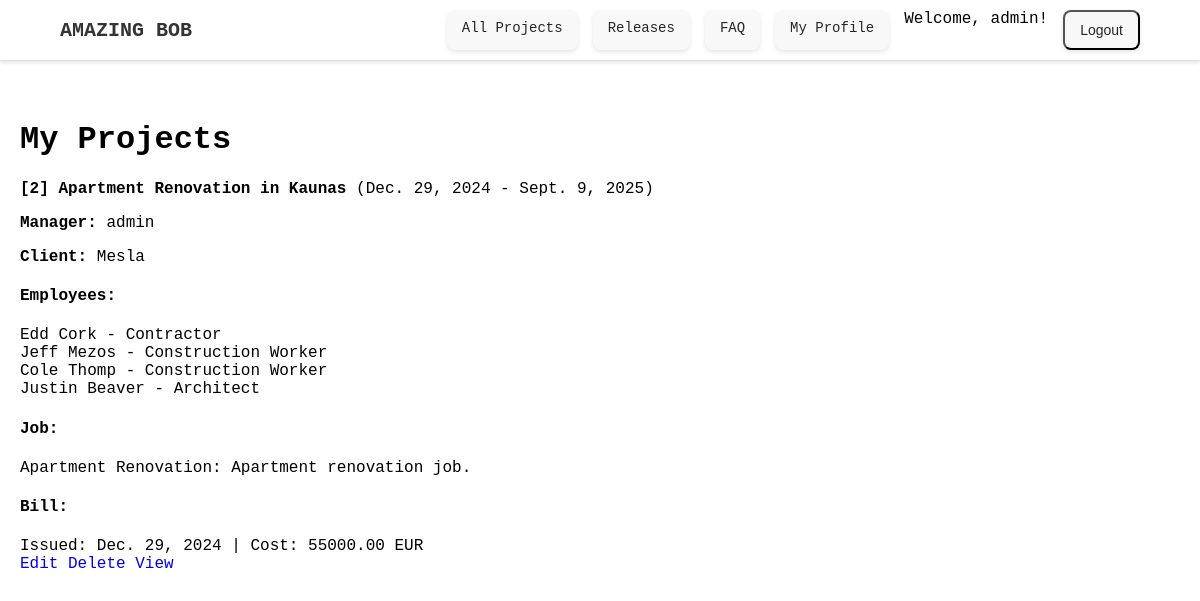
The app's page /home/user_projects/ (signed in) with its own data.
### phandling/models.py (models this page shows, shortened)
class Project(models.Model):
    title = models.CharField(max_length=255)
    start_date = models.DateField()
    end_date = models.DateField(blank=True, null=True)
    client = models.ForeignKey('Client', on_delete=models.CASCADE)
    manager = models.ForeignKey(User, on_delete=models.SET_NULL, null=True)
    employees = models.ManyToManyField('Employee')  # employees can work on multiple projects.
    jobs = models.ForeignKey('Job', on_delete=models.CASCADE)  # each job is tied to a single project.
    bills = models.ForeignKey('Bill', on_delete=models.CASCADE)  # each bill is tied to a single project.

class Client(models.Model):
    name = models.CharField(max_length=100)
    surname = models.CharField(max_length=100)
    company = models.CharField(max_length=255, blank=True, null=True)
    contacts = models.TextField(blank=True, null=True)

class Employee(models.Model):
    name = models.CharField(max_length=100)
    surname = models.CharField(max_length=100)
    position = models.CharField(max_length=100)

class Job(models.Model):
    title = models.CharField(max_length=255)
    notes = models.TextField(blank=True, null=True)

class Bill(models.Model):
    date_of_issue = models.DateField()
    cost = models.DecimalField(max_digits=10, decimal_places=2)

### phandling/views.py (the view)
# urls.py: path('user_projects/', views.user_projects, name='user_projects'),
def user_projects(request):
    projects = Project.objects.filter(manager=request.user)
    return render(request, 'user/projects.html', {'projects': projects})

### templates/user/projects.html (shortened to what this page needs)
{% extends "base.html" %}
    {% load static %}
{% block content %}
<html>
<body>
    <h1>My Projects</h1>
    {% for project in projects %}
        <div class="project">
            <div class="project-header">
                <strong>[{{ project.id }}] {{ project.title }}</strong> ({{ project.start_date }} - {{ project.end_date|default:"Ongoing" }})
            </div>
            <p><strong>Manager:</strong> {{ project.manager }}</p>
            <p><strong>Client:</strong> {{ project.client.company }}</p>
            <h4>Employees:</h4>
            <ul>
                {% for employee in project.employees.all %}
                    <li>{{ employee.name }} {{ employee.surname }} - {{ employee.position }}</li>
                {% empty %}
                    <li>No employees assigned.</li>
                {% endfor %}
            </ul>
            <h4>Job:</h4>
            <ul>
                {% if project.jobs %}
                    <li>{{ project.jobs.title }}: {{ project.jobs.notes|default:"No notes" }}</li>
                {% else %}
                    <li>No job assigned.</li>
                {% endif %}
            </ul>
            <h4>Bill:</h4>
            <ul>
                {% if project.bills %}
                    <li>Issued: {{ project.bills.date_of_issue }} | Cost: {{ project.bills.cost }} EUR</li>
                {% else %}
                    <li>No bills issued.</li>
                {% endif %}
            </ul>
            <div class="crud-buttons">
                <a href="#" class="disabled">Edit</a>
                <a href="#" class="disabled">Delete</a>
                <a href="#" class="disabled">View</a>
            </div>
        </div>
    {% empty %}
        <p>No projects found.</p>
    {% endfor %}
</body>
</html>
{% endblock %}

### templates/base.html (shortened to what this page needs)
<!DOCTYPE html>
<html lang="en">
<head>
    {% load static %}
    <link rel="stylesheet" href="{% static 'css/style.css' %}">
</head>
<body>
    <div id="header">
        <div class="header-container">
            <div class="logo">
                <a href="/home/">AMAZING BOB</a>
            </div>
            <nav class="nav-links">
                <a href="/home/projects" class="header-button">All Projects</a>
                <a href="/home/releases/" class="header-button">Releases</a>
                <a href="/home/faq/" class="header-button">FAQ</a>
                {% if request.user.is_authenticated %}
                    <a href="/home/user_projects" class="header-button">My Profile</a>
                    <span>Welcome, {{ request.user.username }}!</span>
                    <form method="post" action="{% url 'logout' %}" style="display:inline;">
                        <input type="submit" value="Logout" class="header-button">
                    </form>
                {% else %}
                    <a href="{% url 'register' %}" class="header-button">Register</a>
                    <a href="/accounts/login" class="header-button">Login</a>
                {% endif %}
            </nav>
        </div>
    </div>
    <div id="content">
        {% block content %}{% endblock %}
    </div>
</body>
</html>

### static/css/style.css (style rules this page uses)
body, ul, li, a { margin: 0; padding: 0; list-style: none; text-decoration: none; font-family: 'Fira Code', monospace; }
#header { width: 100%; background-color: #ffffff; border-bottom: 1px solid #ddd; display: flex; justify-content: center; align-items: center; position: fixed; top: 0; z-index: 1000; height: 60px; box-shadow: 0 2px 4px rgba(0, 0, 0, 0.1); }
.header-container { width: 90%; max-width: 1200px; display: flex; justify-content: space-between; align-items: center; }
.logo a { font-size: 20px; font-weight: bold; color: #333; text-decoration: none; transition: color 0.3s; }
.nav-links { display: flex; gap: 15px; }
.header-button { font-size: 14px; font-weight: 500; color: #262626; padding: 10px 15px; border-radius: 8px; background-color: #f8f8f8; transition: all 0.3s ease; box-shadow: 0 2px 4px rgba(0, 0, 0, 0.1); }
#content { margin-top: 80px; padding: 20px; }

### records on screen
Project: id "2", title "Apartment Renovation in Kaunas", start_date "Dec. 29, 2024", end_date "Sept. 9, 2025", manager "admin", client.company "Mesla", jobs "Apartment Renovation", jobs.notes "Apartment renovation job.", bills.date_of_issue "Dec. 29, 2024", bills.cost "55000.00"
Employee: name "Edd", surname "Cork", position "Contractor"
Employee: name "Jeff", surname "Mezos", position "Construction Worker"
Employee: name "Cole", surname "Thomp", position "Construction Worker"
Employee: name "Justin", surname "Beaver", position "Architect"

### other values on screen
{{ request.user.username }} "admin"
